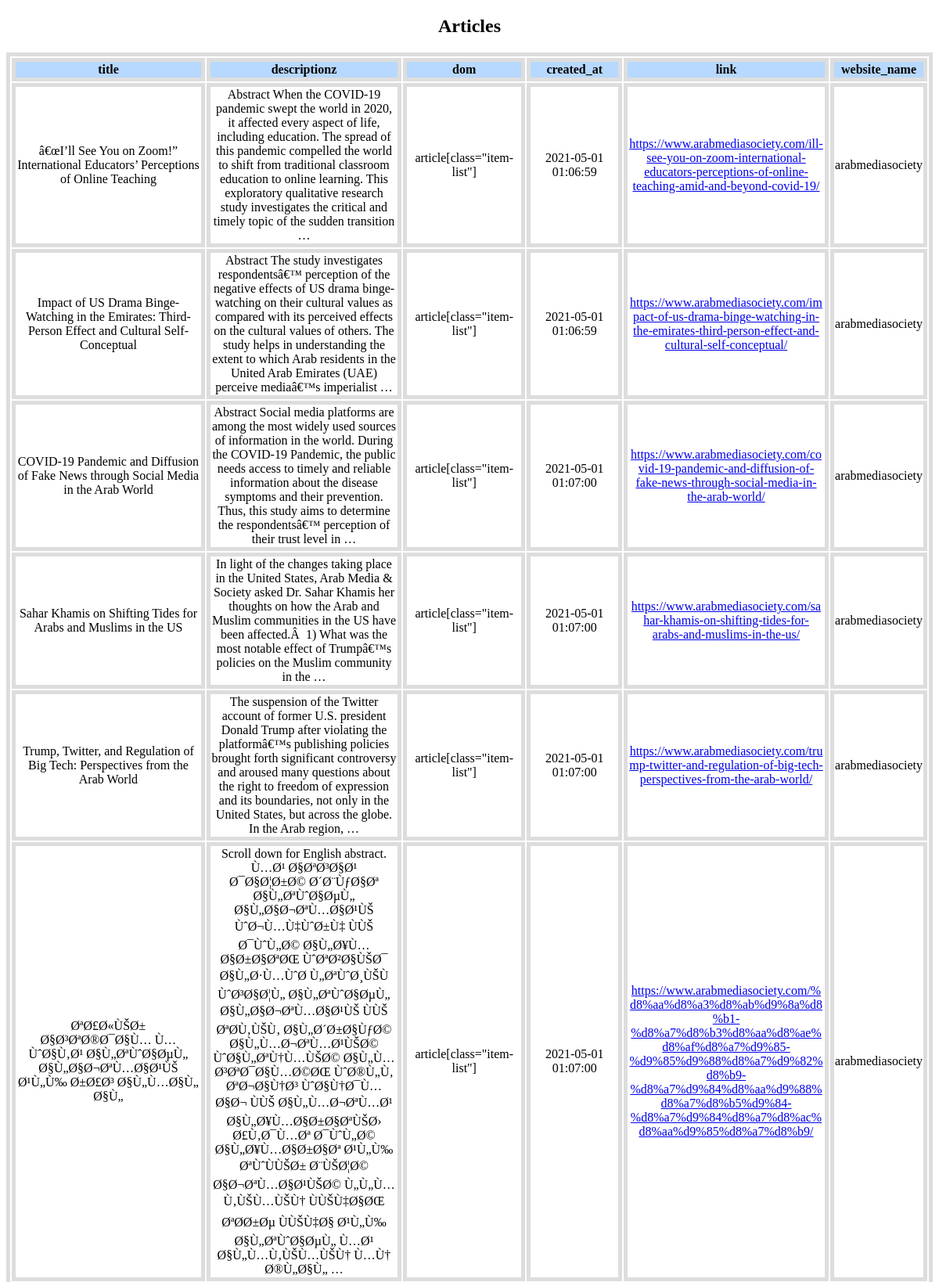
/webscrap/articles2.php (signed in, upper part), run on the app's committed database.
### tables this page shows
CREATE TABLE `articles` (
  `id` int(11) NOT NULL,
  `website_id` int(11) NOT NULL,
  `title` varchar(100) NOT NULL,
  `descriptionz` varchar(10000) NOT NULL,
  `dom` varchar(100) NOT NULL,
  `created_ata` timestamp NOT NULL DEFAULT current_timestamp(),
  `link` varchar(10000) NOT NULL,
  `website_name` varchar(100) NOT NULL
);

### webscrap/articles2.php (the view, shortened to what this page needs)
<!DOCTYPE html>
<html>
<head>
<link rel="stylesheet" href="stylesLogin.css">
<?php
$servername = "localhost";
$username = "";
$password = "";
$dbname = "webscrap";
$conn = new mysqli($servername, $username, $password, $dbname);
?>
</head>
<body>
<?php
$sql = "SELECT id,title,descriptionz, dom, created_ata,link,website_name FROM articles where website_id = 2";
    $result = mysqli_query($conn, $sql);
    if (mysqli_num_rows($result) > 0) {
?>
<h2 style="text-align:center " >Articles</h2>
<table style="text-align:center ;word-wrap:break-word;border: 5px solid #ddd;">
  <tr>
    <th style="text-align:center; background-color: #B7D8FF;border: 5px solid #ddd;" >title</th>
    <th style="text-align:center; background-color: #B7D8FF;border: 5px solid #ddd;" >descriptionz</th>
    <th style="text-align:center; background-color: #B7D8FF;border: 5px solid #ddd;" >dom</th>
    <th style="text-align:center; background-color: #B7D8FF;border: 5px solid #ddd;" >created_at</th>
    <th style="text-align:center; background-color: #B7D8FF;border: 5px solid #ddd;" >link</th>
    <th style="text-align:center; background-color: #B7D8FF;border: 5px solid #ddd;" >website_name</th>
  </tr>
<?php
            while($row = mysqli_fetch_assoc($result)) {
                $title = $row['title'];
                $descriptionz = $row['descriptionz'];
                $dom = $row['dom'];
                $created_at = $row['created_ata'];
                $link = $row['link'];
                $website_name = $row['website_name'];
?>
                <tr>
                <td style="text-align:center;max-width: 250px;border: 5px solid #ddd;"><?php echo $title;?></td>
                <td style="text-align:center;max-width: 250px;border: 5px solid #ddd;"><?php echo $descriptionz;?></td>
                <td style="text-align:center;max-width: 250px;border: 5px solid #ddd;"><?php echo $dom;?></td>
                <td style="text-align:center;max-width: 250px;border: 5px solid #ddd;"><?php echo $created_at;?></td>
                <td style="text-align:center;max-width: 250px;border: 5px solid #ddd;"><a href="<?php echo $link;?>"><?php echo $link;?></a></td>
                <td style="text-align:center;max-width: 250px;border: 5px solid #ddd;"><?php echo $website_name;?></td>
              </tr>
<?php
            }
?>
</table>
<?php
        }
     else {
        echo "eroooooooooooorrr";
    }
?>
</body>
</html>

### data on the page
articles: title "â€œI’ll See You on Zoom!” International Educators’ Perceptions of Online Teaching", descriptionz "Abstract When the COVID-19 pandemic swept the world in 2020, it affected every aspect of life, including education. The spread of this pandemic compelled the world to shift from traditional classroom education to online learning. This exploratory qualitative research study investigates the critical and timely topic of the sudden transition …", dom "article[class=\"item-list\"]", created_ata "2021-05-01 01:06:59", link "https://www.arabmediasociety.com/ill-see-you-on-zoom-international-educators-perceptions-of-online-teaching-amid-and-beyond-covid-19/", website_name "arabmediasociety"
articles: title "Impact of US Drama Binge-Watching in the Emirates: Third-Person Effect and Cultural Self-Conceptual", descriptionz "Abstract The study investigates respondentsâ€™ perception of the negative effects of US drama binge-watching on their cultural values as compared with its perceived effects on the cultural values of others. The study helps in understanding the extent to which Arab residents in the United Arab Emirates (UAE) perceive mediaâ€™s imperialist …", dom "article[class=\"item-list\"]", created_ata "2021-05-01 01:06:59", link "https://www.arabmediasociety.com/impact-of-us-drama-binge-watching-in-the-emirates-third-person-effect-and-cultural-self-conceptual/", website_name "arabmediasociety"
articles: title "COVID-19 Pandemic and Diffusion of Fake News through Social Media in the Arab World", descriptionz "Abstract Social media platforms are among the most widely used sources of information in the world. During the COVID-19 Pandemic, the public needs access to timely and reliable information about the disease symptoms and their prevention. Thus, this study aims to determine the respondentsâ€™ perception of their trust level in …", dom "article[class=\"item-list\"]", created_ata "2021-05-01 01:07:00", link "https://www.arabmediasociety.com/covid-19-pandemic-and-diffusion-of-fake-news-through-social-media-in-the-arab-world/", website_name "arabmediasociety"
articles: title "Sahar Khamis on Shifting Tides for Arabs and Muslims in the US", descriptionz "In light of the changes taking place in the United States, Arab Media & Society asked Dr. Sahar Khamis her thoughts on how the Arab and Muslim communities in the US have been affected.Â 1) What was the most notable effect of Trumpâ€™s policies on the Muslim community in the …", dom "article[class=\"item-list\"]", created_ata "2021-05-01 01:07:00", link "https://www.arabmediasociety.com/sahar-khamis-on-shifting-tides-for-arabs-and-muslims-in-the-us/", website_name "arabmediasociety"
articles: title "Trump, Twitter, and Regulation of Big Tech: Perspectives from the Arab World", descriptionz "The suspension of the Twitter account of former U.S. president Donald Trump after violating the platformâ€™s publishing policies brought forth significant controversy and aroused many questions about the right to freedom of expression and its boundaries, not only in the United States, but across the globe. In the Arab region, …", dom "article[class=\"item-list\"]", created_ata "2021-05-01 01:07:00", link "https://www.arabmediasociety.com/trump-twitter-and-regulation-of-big-tech-perspectives-from-the-arab-world/", website_name "arabmediasociety"
articles: title "ØªØ£Ø«ÙŠØ± Ø§Ø³ØªØ®Ø¯Ø§Ù… Ù…ÙˆØ§Ù‚Ø¹ Ø§Ù„ØªÙˆØ§ØµÙ„ Ø§Ù„Ø§Ø¬ØªÙ…Ø§Ø¹ÙŠ Ø¹Ù„Ù‰ Ø±Ø£Ø³ Ø§Ù„Ù…Ø§Ù„ Ø§Ù„", descriptionz "Scroll down for English abstract. Ù…Ø¹ Ø§ØªØ³Ø§Ø¹ Ø¯Ø§Ø¦Ø±Ø© Ø´Ø¨ÙƒØ§Øª Ø§Ù„ØªÙˆØ§ØµÙ„ Ø§Ù„Ø§Ø¬ØªÙ…Ø§Ø¹ÙŠ ÙˆØ¬Ù…Ù‡ÙˆØ±Ù‡ ÙÙŠ Ø¯ÙˆÙ„Ø© Ø§Ù„Ø¥Ù…Ø§Ø±Ø§ØªØŒ ÙˆØªØ²Ø§ÙŠØ¯ Ø§Ù„Ø·Ù…ÙˆØ­ Ù„ØªÙˆØ¸ÙŠÙ ÙˆØ³Ø§Ø¦Ù„ Ø§Ù„ØªÙˆØ§ØµÙ„ Ø§Ù„Ø§Ø¬ØªÙ…Ø§Ø¹ÙŠ ÙÙŠ ØªØ­Ù‚ÙŠÙ‚ Ø§Ù„Ø´Ø±Ø§ÙƒØ© Ø§Ù„Ù…Ø¬ØªÙ…Ø¹ÙŠØ© ÙˆØ§Ù„ØªÙ†Ù…ÙŠØ© Ø§Ù„Ù…Ø³ØªØ¯Ø§Ù…Ø©ØŒ ÙˆØ®Ù„Ù‚ ØªØ¬Ø§Ù†Ø³ ÙˆØ§Ù†Ø¯Ù…Ø§Ø¬ ÙÙŠ Ø§Ù„Ù…Ø¬ØªÙ…Ø¹ Ø§Ù„Ø¥Ù…Ø§Ø±Ø§ØªÙŠØ› Ø£Ù‚Ø¯Ù…Øª Ø¯ÙˆÙ„Ø© Ø§Ù„Ø¥Ù…Ø§Ø±Ø§Øª Ø¹Ù„Ù‰ ØªÙˆÙÙŠØ± Ø¨ÙŠØ¦Ø© Ø§Ø¬ØªÙ…Ø§Ø¹ÙŠØ© Ù„Ù„Ù…Ù‚ÙŠÙ…ÙŠÙ† ÙÙŠÙ‡Ø§ØŒ ØªØ­Ø±Øµ ÙÙŠÙ‡Ø§ Ø¹Ù„Ù‰ Ø§Ù„ØªÙˆØ§ØµÙ„ Ù…Ø¹ Ø§Ù„Ù…Ù‚ÙŠÙ…ÙŠÙ† Ù…Ù† Ø®Ù„Ø§Ù„ …", dom "article[class=\"item-list\"]", created_ata "2021-05-01 01:07:00", link "https://www.arabmediasociety.com/%d8%aa%d8%a3%d8%ab%d9%8a%d8%b1-%d8%a7%d8%b3%d8%aa%d8%ae%d8%af%d8%a7%d9%85-%d9%85%d9%88%d8%a7%d9%82%d8%b9-%d8%a7%d9%84%d8%aa%d9%88%d8%a7%d8%b5%d9%84-%d8%a7%d9%84%d8%a7%d8%ac%d8%aa%d9%85%d8%a7%d8%b9/", website_name "arabmediasociety"
